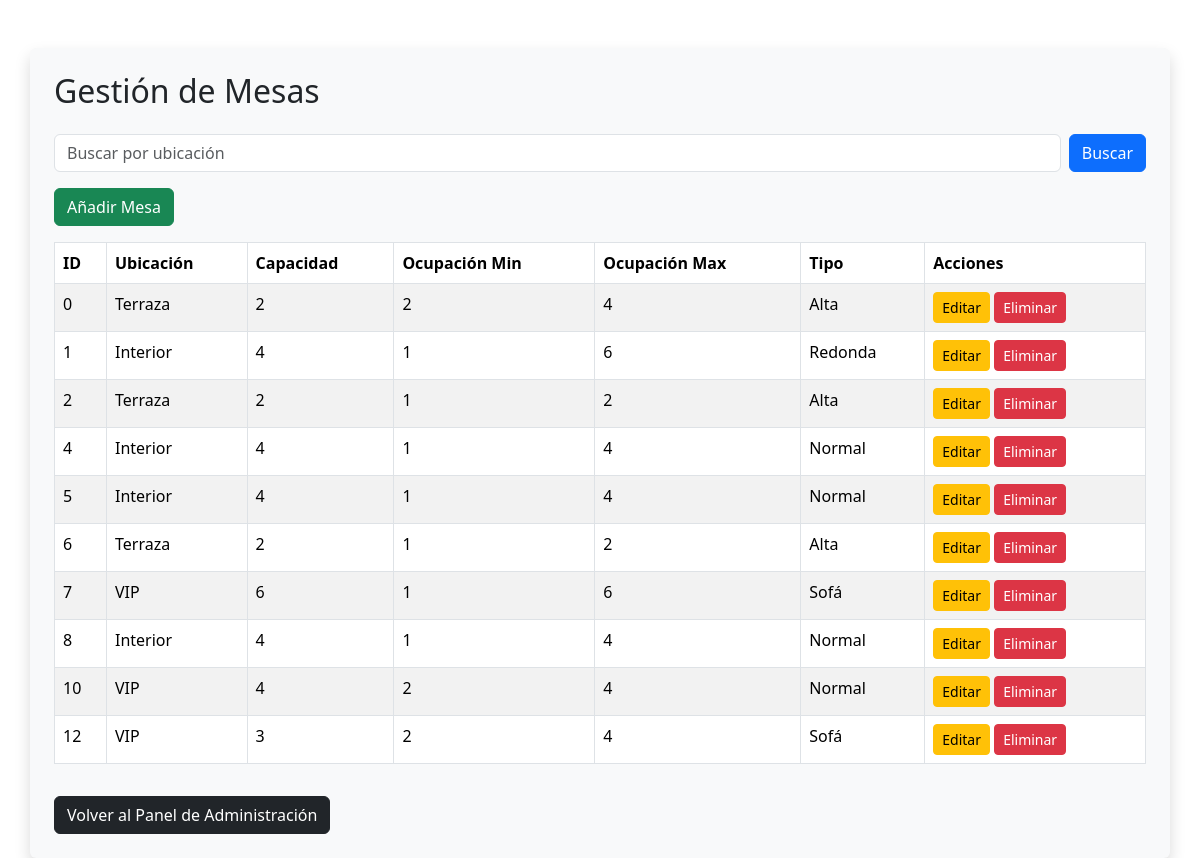
Screenshot of /listar_mesas.php with the database file from the repository.
### tables this page shows
CREATE TABLE `mesa` (
  `Id_mesa` int(11) NOT NULL,
  `ubicacion` varchar(100) DEFAULT NULL,
  `capacidad` int(11) DEFAULT NULL,
  `ocupacion_min` int(11) DEFAULT 1,
  `ocupacion_max` int(11) DEFAULT 10,
  `tipo` varchar(50) DEFAULT 'Normal',
  `activo` tinyint(1) DEFAULT 1
);

### listar_mesas.php (the view, shortened to what this page needs)
<?php
include 'conexion.php';
$busqueda = isset($_GET['busqueda']) ? $_GET['busqueda'] : "";
$sql = "SELECT * FROM mesa
        WHERE activo = 1 AND ubicacion LIKE ?
        ORDER BY Id_mesa ASC";
$stmt = $conn->prepare($sql);
$like = "%$busqueda%";
$stmt->bind_param("s", $like);
$stmt->execute();
$resultado = $stmt->get_result();
?>
<!DOCTYPE html>
<html lang="es">
<head>
    <link href="https://cdn.jsdelivr.net/npm/bootstrap@5.3.2/dist/css/bootstrap.min.css" rel="stylesheet">
</head>
<body class="reservas-bg">
<div class="container mt-5 p-4 bg-light rounded shadow">
    <h2 class="mb-4">Gestión de Mesas</h2>
    <form method="GET" class="d-flex mb-3">
        <input type="text" name="busqueda" class="form-control me-2" placeholder="Buscar por ubicación" value="<?= $busqueda ?>">
        <button class="btn btn-primary">Buscar</button>
    </form>
    <a href="nueva_mesa.php" class="btn btn-success mb-3">Añadir Mesa</a>
    <table class="table table-bordered table-striped">
        <thead>
            <tr>
                <th>ID</th>
                <th>Ubicación</th>
                <th>Capacidad</th>
                <th>Ocupación Min</th>
                <th>Ocupación Max</th>
                <th>Tipo</th>
                <th>Acciones</th>
            </tr>
        </thead>
        <tbody>
            <?php while ($fila = $resultado->fetch_assoc()): ?>
            <tr>
                <td><?= $fila['Id_mesa'] ?></td>
                <td><?= $fila['ubicacion'] ?></td>
                <td><?= $fila['capacidad'] ?></td>
                <td><?= $fila['ocupacion_min'] ?></td>
                <td><?= $fila['ocupacion_max'] ?></td>
                <td><?= $fila['tipo'] ?></td>
                <td>
                    <a href="editar_mesa.php?id=<?= $fila['Id_mesa'] ?>" class="btn btn-warning btn-sm">Editar</a>
                    <a href="procesar_mesa.php?eliminar=<?= $fila['Id_mesa'] ?>" class="btn btn-danger btn-sm"
                       onclick="return confirm('¿Seguro que deseas eliminar esta mesa?');">Eliminar</a>
                </td>
            </tr>
            <?php endwhile; ?>
        </tbody>
    </table>
    <a href="admin.php" class="btn btn-dark mt-3">Volver al Panel de Administración</a>
</div>
</body>
</html>

### rows the page displays
mesa: Id_mesa "0", ubicacion "Terraza", capacidad "2", ocupacion_min "2", ocupacion_max "4", tipo "Alta"
mesa: Id_mesa "1", ubicacion "Interior", capacidad "4", ocupacion_min "1", ocupacion_max "6", tipo "Redonda"
mesa: Id_mesa "2", ubicacion "Terraza", capacidad "2", ocupacion_min "1", ocupacion_max "2", tipo "Alta"
mesa: Id_mesa "4", ubicacion "Interior", capacidad "4", ocupacion_min "1", ocupacion_max "4", tipo "Normal"
mesa: Id_mesa "5", ubicacion "Interior", capacidad "4", ocupacion_min "1", ocupacion_max "4", tipo "Normal"
mesa: Id_mesa "6", ubicacion "Terraza", capacidad "2", ocupacion_min "1", ocupacion_max "2", tipo "Alta"
mesa: Id_mesa "7", ubicacion "VIP", capacidad "6", ocupacion_min "1", ocupacion_max "6", tipo "Sofá"
mesa: Id_mesa "8", ubicacion "Interior", capacidad "4", ocupacion_min "1", ocupacion_max "4", tipo "Normal"
mesa: Id_mesa "10", ubicacion "VIP", capacidad "4", ocupacion_min "2", ocupacion_max "4", tipo "Normal"
mesa: Id_mesa "12", ubicacion "VIP", capacidad "3", ocupacion_min "2", ocupacion_max "4", tipo "Sofá"
